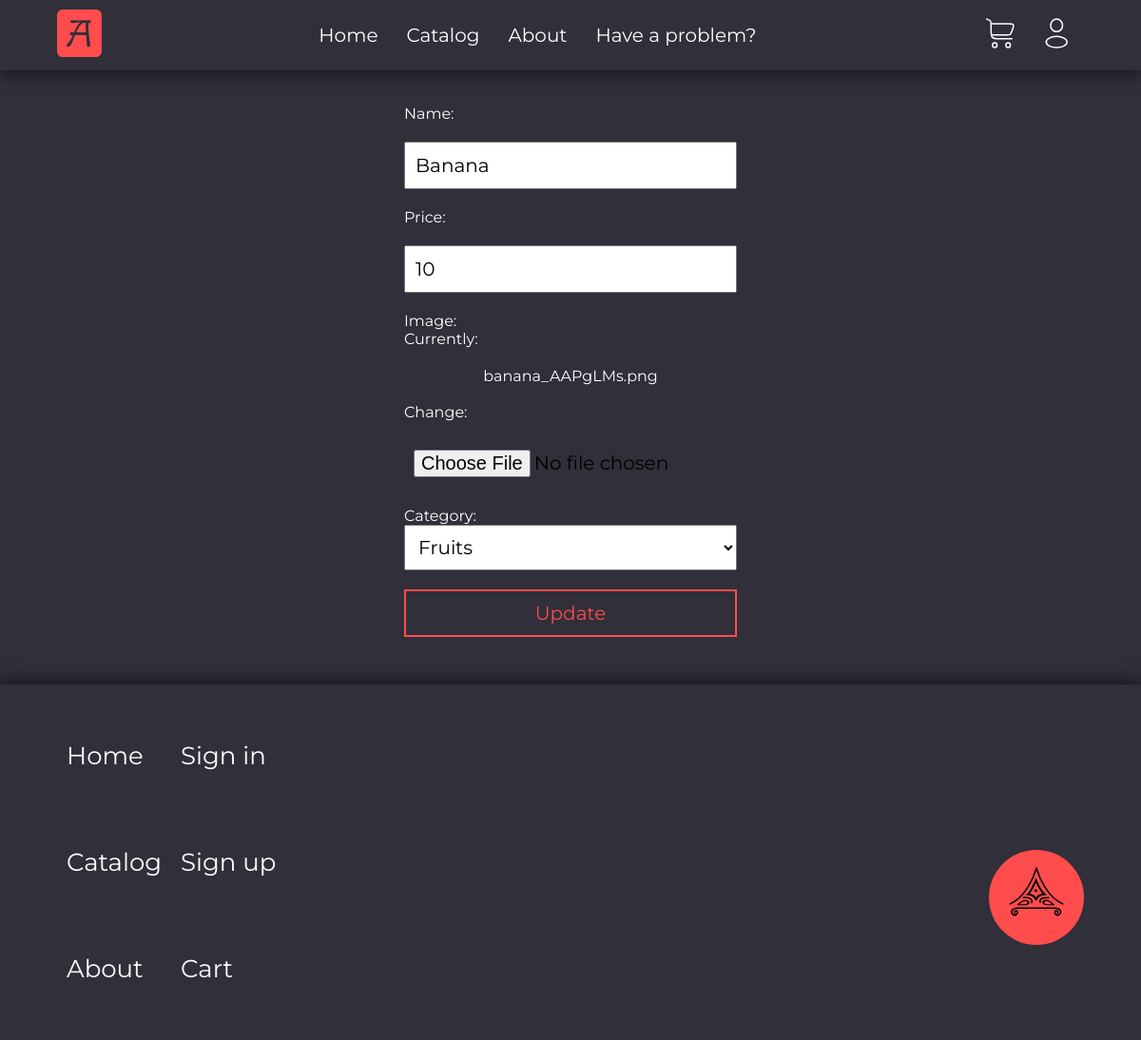
Page /catalog/update/1 on the committed database.
### atlas/models.py (models this page shows, shortened)
class Products(models.Model):
    name = models.CharField(max_length=100, null=True)
    price = models.PositiveIntegerField(null=True)
    image = models.ImageField(upload_to='', null=True,)
    category = models.ForeignKey(Category, on_delete=models.CASCADE, null=True)

class Category(models.Model):
    name = models.CharField(max_length=100, null=True)
    def __str__(self):
        return self.name

### atlas/views.py (the view)
# urls.py: path('catalog/update/<int:id>', views.update_product, name='update'),
def update_product(request, id):
    product = models.Products.objects.get(id=id)
    form = forms.ProductForm(instance=product)
    if request.method == 'POST':
        form = forms.ProductForm(request.POST, instance=product)
        if form.is_valid():
            form.save()
            return redirect('catalog')
    return render(request, 'update.html', {'form': form})

### atlas/forms.py
class ProductForm(ModelForm):
  class Meta:
    model = models.Products
    fields = ['name', 'price', 'image','category']

### templates/update.html (shortened to what this page needs)
{% extends 'index.html' %}
{% load static%}
{% block content %}
<section class="login">
  <form action="" method="POST">
    {{form}}
    <input class="auth-btn auth-btn-red" type="submit" value="Update">
  </form>
</section>
{% endblock %}

### static/css/style.css (style rules this page uses)
body { margin: 0; margin-top: 80px; background-color: #302F3A; }
* { box-sizing: border-box; font-family: 'Montserrat', sans-serif; scroll-behavior: smooth; color: #fff; }
form input, select, option, textarea { color: #000; }
a { text-decoration: none; }
section { display: flex; max-width: 1200px; margin: 0px auto; padding: 30px; justify-content: space-between; align-items: center; }
.auth-btn { text-decoration: none; padding: 15px 30px; font-size: 24px; transition: .5s; background-color: transparent; }
.auth-btn-red { border: 2px solid #FF4C4C; color: #FF4C4C; }
a { transition: .5s; }
section { margin-bottom: 150px; }
select { height: auto!important; }

### static/css/login.css (style rules this page uses)
.login { display: flex; flex-direction: column; align-items: center; max-width: 1100px; margin: 0 auto; }
.login form { display: flex; flex-direction: column; align-items: stretch; }
.login form input { margin: 20px 0; }
.login form input:last-child { cursor: pointer; transition: .5s; }
.login form input, .login form select { width: 350px; height: 50px; font-size: 20px; padding: 10px; }
.login a { width: 350px; margin-top: 20px; text-align: center; }

### rows in the picture
Products: name "Banana", price "10", category "Fruits"
